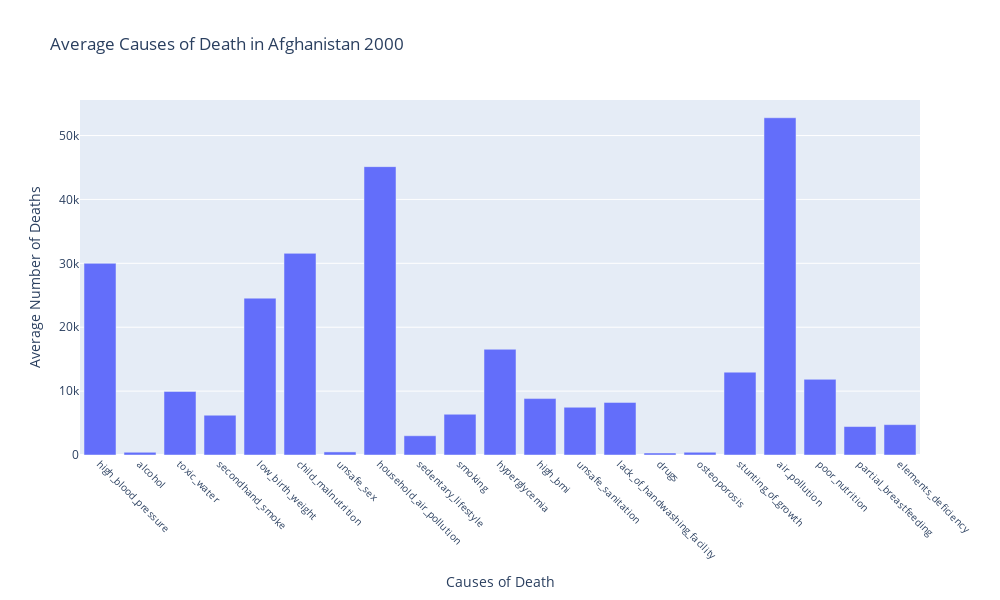

The code cell stored with this chart in its notebook:
### Code cell
# Register the function to be called when dropdown value changes
country_dropdown.observe(on_dropdown_change, names='value')
year_dropdown.observe(on_dropdown_change, names='value')

# Display the dropdown widget and initial plot
display(country_dropdown)
display(year_dropdown)

# Get the initial selected country from the dropdown menu
selected_country = country_dropdown.value
selected_year = year_dropdown.value

# Update the plot for the initial selection
update_plot(selected_country, selected_year)

### Figure 1 — Plotly figure (JSON) as saved in the notebook; plotly's stock layout.template omitted (floating-point values rounded to 4 significant figures)
{"data": [{"alignmentgroup": "True", "hovertemplate": "Causes of Death=%{x}<br>Average Number of Deaths=%{y}<extra></extra>", "legendgroup": "", "marker": {"color": "#636efa", "pattern": {"shape": ""}}, "name": "", "offsetgroup": "", "orientation": "v", "showlegend": false, "textposition": "auto", "type": "bar", "x": ["high_blood_pressure", "alcohol", "toxic_water", "secondhand_smoke", "low_birth_weight", "child_malnutrition", "unsafe_sex", "household_air_pollution", "sedentary_lifestyle", "smoking", "hyperglycemia", "high_bmi", "unsafe_sanitation", "lack_of_handwashing_facility", "drugs", "osteoporosis", "stunting_of_growth", "air_pollution", "poor_nutrition", "partial_breastfeeding", "elements_deficiency"], "xaxis": "x", "y": [29999, 427, 9942, 6227, 24549, 31559, 482, 45132, 3013, 6378, 16545, 8829, 7472, 8233, 312, 431, 12965, 52784, 11844, 4451, 4752], "yaxis": "y"}], "layout": {"barmode": "relative", "height": 600, "legend": {"tracegroupgap": 0}, "title": {"text": "Average Causes of Death in Afghanistan 2000"}, "width": 1000, "xaxis": {"anchor": "y", "autorange": true, "domain": [0, 1], "range": [-0.5, 20.5], "tickangle": 45, "tickfont": {"size": 10}, "title": {"text": "Causes of Death"}, "type": "category"}, "yaxis": {"anchor": "x", "autorange": true, "domain": [0, 1], "range": [0, 55560.0], "title": {"text": "Average Number of Deaths"}, "type": "linear"}}}
